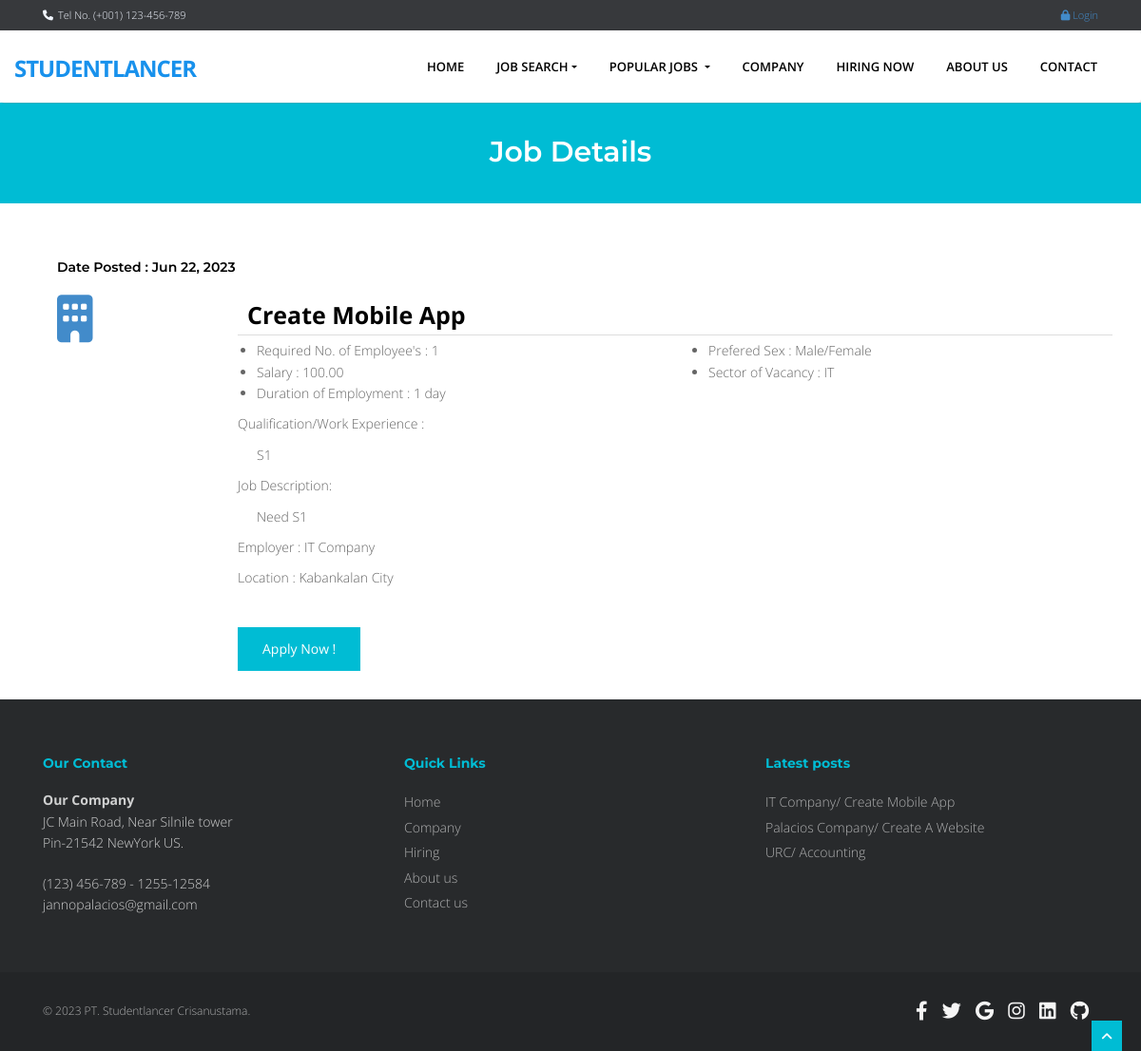
The page /index.php?q=viewjob&search=4 on the database its author committed.
### tables this page shows
CREATE TABLE `tbljob` (
  `JOBID` int(11) NOT NULL,
  `COMPANYID` int(11) NOT NULL,
  `CATEGORY` varchar(250) NOT NULL,
  `OCCUPATIONTITLE` varchar(90) NOT NULL,
  `REQ_NO_EMPLOYEES` int(11) NOT NULL,
  `SALARIES` double NOT NULL,
  `DURATION_EMPLOYEMENT` varchar(90) NOT NULL,
  `QUALIFICATION_WORKEXPERIENCE` text NOT NULL,
  `JOBDESCRIPTION` text NOT NULL,
  `PREFEREDSEX` varchar(30) NOT NULL,
  `SECTOR_VACANCY` text NOT NULL,
  `JOBSTATUS` varchar(90) NOT NULL,
  `DATEPOSTED` datetime NOT NULL
);

CREATE TABLE `tblcompany` (
  `COMPANYID` int(11) NOT NULL,
  `COMPANYNAME` varchar(90) NOT NULL,
  `COMPANYADDRESS` varchar(90) NOT NULL,
  `COMPANYCONTACTNO` varchar(30) NOT NULL,
  `COMPANYSTATUS` varchar(90) NOT NULL,
  `COMPANYMISSION` text NOT NULL
);

### index.php (called while the page is built, shortened)
<?php
require_once("include/initialize.php");
$view = (isset($_GET['q']) && $_GET['q'] != '') ? $_GET['q'] : '';
switch ($view) {
	case 'viewjob' :
        $title="Job Details";
		break;
}
require_once("theme/templates.php");

### include/database.php (called while the page is built, shortened)
<?php
class Database {
	var $sql_string = '';
	private $conn;
	public function open_connection() {
		$this->conn = mysqli_connect(server,user,pass);
		if(!$this->conn){
			echo "Problem in database connection! Contact administrator!";
			exit();
		}else{
			$db_select = mysqli_select_db($this->conn,database_name);
		}
	}
	function setQuery($sql='') {
		$this->sql_string=$sql;
	}
	function executeQuery() {
		$result = mysqli_query($this->conn,$this->sql_string);
		return $result;
	}
	private function confirm_query($result) {
		return $result;
	}
	function loadResultList( $key='' ) {
		$cur = $this->executeQuery();
		$array = array();
		while ($row = mysqli_fetch_object($cur)) {
			if ($key) {
				$array[$row->$key] = $row;
			} else {
				$array[] = $row;
			}
		}
		return $array;
	}
}
$mydb = new Database();

### theme/templates.php (the view, shortened to what this page needs)
<!DOCTYPE html>
<html lang="en">
<head>
  <link href="https://cdn.jsdelivr.net/npm/bootstrap@5.2.1/dist/css/bootstrap.min.css" rel="stylesheet" />
  <link href="<?php echo web_root; ?>plugins/home-plugins/css/bootstrap.min.css" rel="stylesheet" />
  <link href="<?php echo web_root; ?>plugins/home-plugins/css/fancybox/jquery.fancybox.css" rel="stylesheet">
  <link href="<?php echo web_root; ?>plugins/home-plugins/css/flexslider.css" rel="stylesheet" />
  <link href="<?php echo web_root; ?>plugins/home-plugins/css/style.css" rel="stylesheet" />
  <link href="https://unpkg.com/aos@2.3.1/dist/aos.css" rel="stylesheet" />
  <link rel="stylesheet" href="<?php echo web_root; ?>plugins/font-awesome/css/font-awesome.min.css">
  <link rel="stylesheet" href="https://cdnjs.cloudflare.com/ajax/libs/font-awesome/6.3.0/css/all.min.css" />
  <link rel="stylesheet" href="<?php echo web_root; ?>plugins/dataTables/jquery.dataTables.min.css">
  <link rel="stylesheet" href="<?php echo web_root; ?>plugins/dataTables/jquery.dataTables_themeroller.css">
  <link href="<?php echo web_root; ?>plugins/datepicker/bootstrap-datetimepicker.min.css" rel="stylesheet" media="screen">
  <link href="<?php echo web_root; ?>plugins/datepicker/datepicker3.css" rel="stylesheet" media="screen">
</head>
<body>
  <div id="wrapper" class="home-page">
    <header>
      <div class="topbar ">
        <div class="container">
          <div class="row">
            <div class="col-md-12">
              <p class="pull-left hidden-xs"><i class="fa fa-phone"></i>Tel No. (+001) 123-456-789</p>
              <?php if (isset($_SESSION['APPLICANTID'])) {
                 $sql = "SELECT count(*) as 'COUNTNOTIF' FROM `tbljob` ORDER BY `DATEPOSTED` DESC";
                 $mydb->setQuery($sql);
                 $showNotif = $mydb->loadSingleResult();
                 $notif = isset($showNotif->COUNTNOTIF) ? $showNotif->COUNTNOTIF : 0;
                 $applicant = new Applicants();
                 $appl  = $applicant->single_applicant($_SESSION['APPLICANTID']);
                 $sql = "SELECT count(*) as 'COUNT' FROM `tbljobregistration` WHERE `PENDINGAPPLICATION`=0 AND `HVIEW`=0 AND `APPLICANTID`='{$appl->APPLICANTID}'";
                 $mydb->setQuery($sql);
                 $showMsg = $mydb->loadSingleResult();
                 $msg = isset($showMsg->COUNT) ? $showMsg->COUNT : 0;
                 echo ' <p class="pull-right login"><a title="View Notification(s)" href="' . web_root . 'applicant/index.php?view=notification"> <i class="fa fa-bell-o"></i> <span class="label label-success">' . $notif . '</span></a> | <a title="View Message(s)" href="' . web_root . 'applicant/index.php?view=message"> <i class="fa fa-envelope-o"></i> <span class="label label-success">' . $msg . '</span></a> | <a title="View Profile" href="' . web_root . 'applicant/"> <i class="fa fa-user"></i> Howdy, ' . $appl->FNAME . ' ' . $appl->LNAME . ' </a> | <a href="' . web_root . 'logout.php">  <i class="fa fa-sign-out"> </i>Logout</a> </p>';
               } else { ?>
                <p class="pull-right login"><a data-target="#myModal" data-toggle="modal" href=""> <i class="fa fa-lock"></i> Login </a></p>
              <?php } ?>
            </div>
          </div>
        </div>
      </div>
      <div class="navbar fixed-top navbar-expand-lg navbar-default ">
        <div class="container-fluid">
          <div class="navbar-header">
            <a class="navbar-brand" href="<?php echo web_root; ?>index.php">Studentlancer</a>
          </div>
          <div class="navbar-collapse collapse ">
            <ul class="nav navbar-nav">
              <li class="<?php echo !isset($_GET['q']) ? 'active' : '' ?>"><a href="<?php echo web_root; ?>index.php">Home</a></li>
              <li class="dropdown">
                <a href="#" data-toggle="dropdown" class="dropdown-toggle">Job Search</b></a>
              </li>
              <li class="dropdown <?php if (isset($_GET['q'])) {
                                     if ($_GET['q'] == 'category') {
                                       echo 'active';
                                     } else {
                                       echo '';
                                     }
                                   }  ?>">
                <a href="#" data-toggle="dropdown" class="dropdown-toggle">Popular Jobs </b></a>
                  <?php
                   $sql = "SELECT * FROM `tblcategory` LIMIT 10";
                   $mydb->setQuery($sql);
                   ?>
              </li>
              <li class="<?php if (isset($_GET['q'])) {
                           if ($_GET['q'] == 'company') {
                             echo 'active';
                           } else {
                             echo '';
                           }
                         }  ?>"><a href="<?php echo web_root; ?>index.php?q=company">Company</a></li>
              <li class="<?php if (isset($_GET['q'])) {
                           if ($_GET['q'] == 'hiring') {
                             echo 'active';
                           } else {
                             echo '';
                           }
                         } ?>"><a href="<?php echo web_root; ?>index.php?q=hiring">Hiring Now</a></li>
              <li class="<?php if (isset($_GET['q'])) {
                           if ($_GET['q'] == 'About') {
                             echo 'active';
                           } else {
                             echo '';
                           }
                         }  ?>"><a href="<?php echo web_root; ?>index.php?q=About">About Us</a></li>
              <li class="<?php if (isset($_GET['q'])) {
                           if ($_GET['q'] == 'Contact') {
                             echo 'active';
                           } else {
                             echo '';
                           }
                         }  ?>"><a href="<?php echo web_root; ?>index.php?q=Contact">Contact</a></li>
            </ul>
          </div>
        </div>
      </div>
    </header>
    <?php
     if (isset($_GET['q'])) {
       echo '<section id="inner-headline">
           <div class="container">
               <div class="row">
                   <div class="col-lg-12">
                       <h2 class="pageTitle">' . $title . '</h2>
                   </div>
               </div>
           </div>
           </section>';
     }
     require_once $content;
     ?>
    <footer>
      <div class="container">
        <div class="row">
          <div class="col-md-4 col-sm-4">
            <div class="widget">
              <h5 class="widgetheading">Our Contact</h5>
              <address>
                <strong>Our Company</strong><br>
                JC Main Road, Near Silnile tower<br>
                Pin-21542 NewYork US.
              </address>
              <p>
                <i class="icon-phone"></i> (123) 456-789 - 1255-12584 <br>
                <i class="icon-envelope-alt"></i> jannopalacios@gmail.com
              </p>
            </div>
          </div>
          <div class="col-md-4 col-sm-4">
            <div class="widget">
              <h5 class="widgetheading">Quick Links</h5>
              <ul class="link-list">
                <li><a href="<?php echo web_root; ?>index.php">Home</a></li>
                <li><a href="<?php echo web_root; ?>index.php?q=company">Company</a></li>
                <li><a href="<?php echo web_root; ?>index.php?q=hiring">Hiring</a></li>
                <li><a href="<?php echo web_root; ?>index.php?q=About">About us</a></li>
                <li><a href="<?php echo web_root; ?>index.php?q=Contact">Contact us</a></li>
              </ul>
            </div>
          </div>
          <div class="col-md-4 col-sm-4">
            <div class="widget">
              <h5 class="widgetheading">Latest posts</h5>
              <ul class="link-list">
                <?php
                 $sql = "SELECT * FROM `tblcompany` c,`tbljob` j WHERE c.`COMPANYID`=j.`COMPANYID`   ORDER BY DATEPOSTED DESC LIMIT 3";
                 $mydb->setQuery($sql);
                 $cur = $mydb->loadResultList();
                 foreach ($cur as $result) {
                   echo ' <li><a href="' . web_root . 'index.php?q=viewjob&search=' . $result->JOBID . '">' . $result->COMPANYNAME . '/ ' . $result->OCCUPATIONTITLE . '</a></li>';
                 }
                 ?>
              </ul>
            </div>
          </div>
        </div>
      </div>
      <div id="sub-footer">
        <div class="container">
          <div class="row">
            <div class="col-lg-6">
              <div class="copyright">
                <p>
                  <span>&copy; 2023 PT. Studentlancer Crisanustama.
                </p>
              </div>
            </div>
            <div class="col-lg-6">
              <ul class="social-network">
                <div style="font-size: 20px;">
                  <a href="" class="me-3 text-reset">
                    <i class="fab fa-facebook-f"></i>
                  </a>
                  <a href="" class="me-3 text-reset">
                    <i class="fab fa-twitter"></i>
                  </a>
                  <a href="" class="me-3 text-reset">
                    <i class="fab fa-google"></i>
                  </a>
                  <a href="" class="me-3 text-reset">
                    <i class="fab fa-instagram"></i>
                  </a>
                  <a href="" class="me-3 text-reset">
                    <i class="fab fa-linkedin"></i>
                  </a>
                  <a href="" class="me-3 text-reset">
                    <i class="fab fa-github"></i>
                  </a>
              </ul>
            </div>
          </div>
        </div>
      </div>
    </footer>
  </div>
  <a href="#" class="scrollup"><i class="fa fa-angle-up active"></i></a>
</body>
</html>

### viewjob.php
    <section id="content">
        <div class="container content">
 <?php
 if (isset($_GET['search'])) {
    $jobid = $_GET['search'];
 }else{
     $jobid = '';
 }
    $sql = "SELECT * FROM `tblcompany` c,`tbljob` j WHERE c.`COMPANYID`=j.`COMPANYID` AND JOBID LIKE '%" . $jobid ."%' ORDER BY DATEPOSTED DESC" ;
    $mydb->setQuery($sql);
    $cur = $mydb->loadResultList();
    foreach ($cur as $result) {
  ?>
           <div class="container">
             <div class="mg-available-rooms">
                    <h5 class="mg-sec-left-title">Date Posted :  <?php echo date_format(date_create($result->DATEPOSTED),'M d, Y'); ?></h5>
                        <div class="mg-avl-rooms">
                            <div class="mg-avl-room">
                                <div class="row">
                                    <div class="col-sm-2">
                                        <a href="#"><span class="fa fa-building-o" style="font-size: 50px"></span></a>
                                    </div>
                                    <div class="col-sm-10">
                                        <div style="border-bottom: 1px solid #ddd;padding: 10px;font-size: 25px;font-weight: bold;color: #000;margin-bottom: 5px;"><?php echo $result->OCCUPATIONTITLE ;?>
                                        </div>
                                        <div class="row contentbody">
                                            <div class="col-sm-6">
                                                <ul>
                                                    <li><i class="fp-ht-bed"></i>Required No. of Employee's : <?php echo $result->REQ_NO_EMPLOYEES; ?></li>
                                                    <li><i class="fp-ht-food"></i>Salary : <?php echo number_format($result->SALARIES,2);  ?></li>
                                                    <li><i class="fa fa-sun-"></i>Duration of Employment : <?php echo $result->DURATION_EMPLOYEMENT; ?></li>
                                                </ul>
                                            </div>
                                            <div class="col-sm-6">
                                                <ul>
                                                    <li><i class="fp-ht-tv"></i>Prefered Sex : <?php echo $result->PREFEREDSEX; ?></li>
                                                    <li><i class="fp-ht-computer"></i>Sector of Vacancy : <?php echo $result->SECTOR_VACANCY; ?></li>
                                                </ul>
                                            </div>
                                            <div class="col-sm-12">
                                                <p>Qualification/Work Experience :</p>
                                                 <ul style="list-style: none;">
                                                    <li><?php echo $result->QUALIFICATION_WORKEXPERIENCE ;?></li>
                                                </ul>
                                            </div>
                                            <div class="col-sm-12">
                                                <p>Job Description:</p>
                                                <ul style="list-style: none;">
                                                     <li><?php echo $result->JOBDESCRIPTION ;?></li>
                                                </ul>
                                             </div>
                                            <div class="col-sm-12">
                                                <p>Employer :  <?php echo  $result->COMPANYNAME; ?></p>
                                                <p>Location :  <?php echo  $result->COMPANYADDRESS; ?></p>
                                            </div>
                                        </div>
                                          <a href="<?php echo web_root; ?>index.php?q=apply&job=<?php echo $result->JOBID;?>&view=personalinfo" class="btn btn-main btn-next-tab">Apply Now !</a>
                                    </div>
                                </div>
                            </div>
                        </div>
                    </div>
            </div>
<?php  } ?>    </div>
    </section>

### rows shown on the page
tbljob: DATEPOSTED "Jun 22, 2023", OCCUPATIONTITLE "Create Mobile App", REQ_NO_EMPLOYEES "1", SALARIES "100.00", DURATION_EMPLOYEMENT "1 day", PREFEREDSEX "Male/Female", SECTOR_VACANCY "IT", QUALIFICATION_WORKEXPERIENCE "S1", JOBDESCRIPTION "Need S1", COMPANYID.COMPANYNAME "IT Company", COMPANYID.COMPANYADDRESS "Kabankalan City"
tbljob: COMPANYID.COMPANYNAME "Palacios Company", OCCUPATIONTITLE "Create A Website"
tbljob: COMPANYID.COMPANYNAME "URC", OCCUPATIONTITLE "Accounting"

### other values the page prints
$title "Job Details"
